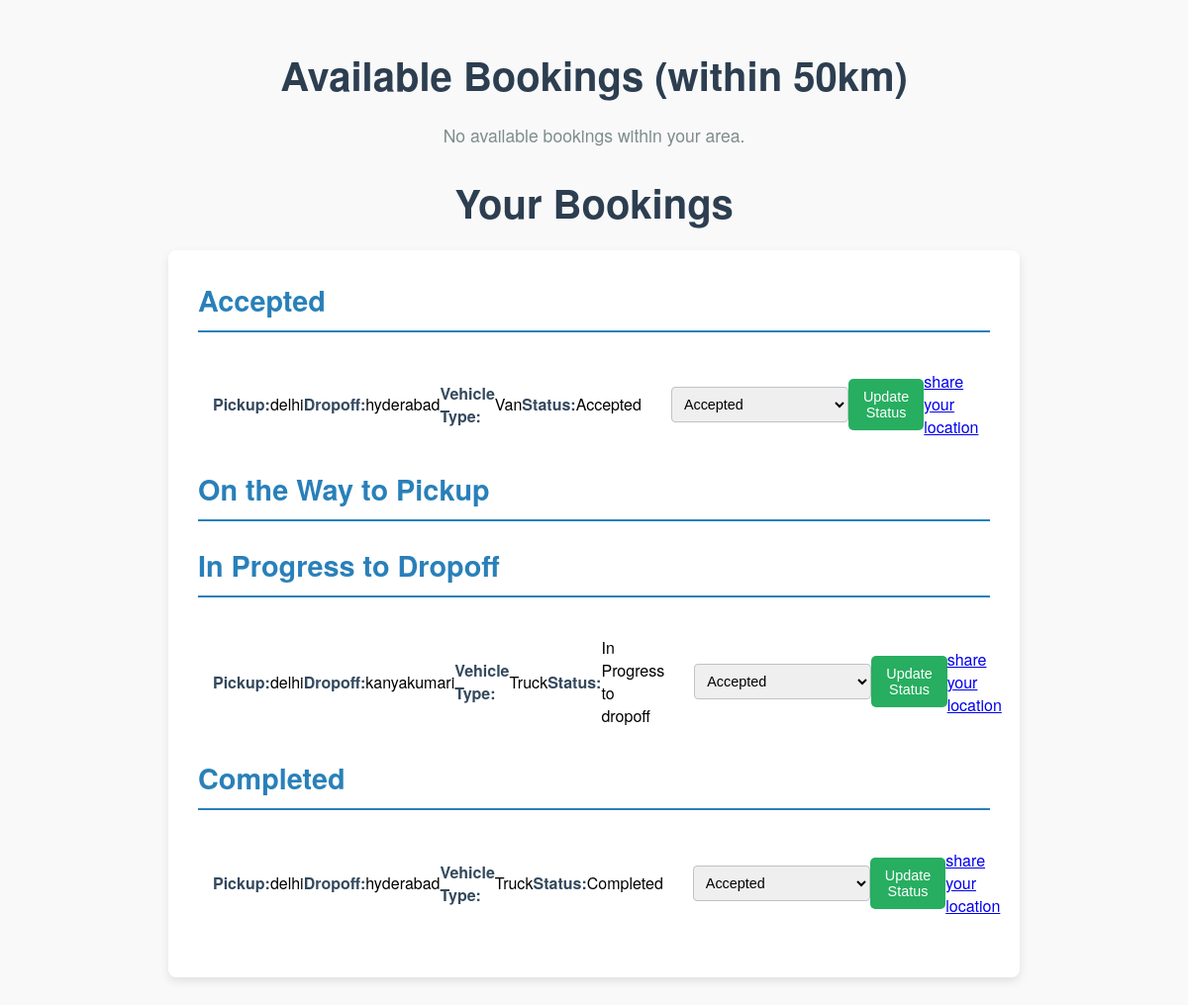
/driver/bookings/ (signed in), run on the app's committed database.
### customer/models.py (models this page shows, shortened)
class Booking(models.Model):
    STATUS_CHOICES = [
        ('pending', 'Pending'),
        ('accepted', 'Accepted'),
        ('on_the_way_to_pickup', 'On the Way to pickup'),
        ('in_progress_to_dropoff', 'In Progress to dropoff'),
        ('completed', 'Completed'),
    ]
    driver= models.ForeignKey(Driver, on_delete=models.CASCADE, null=True, blank=True)
    customer = models.ForeignKey(User, on_delete=models.CASCADE)
    pickup_location = models.CharField(max_length=255)
    dropoff_location = models.CharField(max_length=255)
    vehicle_type = models.CharField(max_length=50)
    date_created = models.DateTimeField(auto_now_add=True)
    estimated_cost= models.FloatField()
    status = models.CharField(max_length=50,choices=STATUS_CHOICES, default='Pending')
    scheduled_date = models.DateField()

### driver/views.py (the view, shortened to what this page needs)
# urls.py: path('bookings/', views.driver_booking_requests, name='driver_bookings'),
@login_required
def driver_booking_requests(request):
    try:
        driver = Driver.objects.get(user=request.user)
    except Driver.DoesNotExist:
        messages.error(request, "You are not registered as a driver.")
        return redirect('/driver/home')
    if driver.latitude is None or driver.longitude is None:
        messages.error(request, "Your current location is not set.")
        return redirect('/driver/home')
    driver_coords = (driver.latitude, driver.longitude)
    print(driver_coords)
    print('lll',driver_coords)
    all_bookings = Booking.objects.filter(status='pending')
    available_bookings = []
    print(all_bookings.count())
    for booking in all_bookings:
        print('jjj',booking.pickup_location)
        if isinstance(booking.pickup_location, str):
            try:
                booking_pickup_coords = get_coordinates_from_address(booking.pickup_location)
                print('jjj',booking_pickup_coords)
            except Exception as e:
                print(f"Error getting coordinates: {e}")
                continue  # Skip if there's an error in geocoding
        else:
            booking_pickup_coords = (booking.pickup_location.latitude, booking.pickup_location.longitude)
        if booking_pickup_coords:
            distance = geodesic(driver_coords, booking_pickup_coords).km
            if distance <= 50:
                available_bookings.append(booking)
    status_bookings = Booking.objects.filter(driver=driver).order_by('-date_created')
    print('jjj',available_bookings)
    return render(request, 'driver/home.html', {'bookings': available_bookings, 'status_bookings': status_bookings})

### driver/views.py (called while the page is built)
def get_coordinates_from_address(address):
    geolocator = MapBox(api_key='pk.eyJ1IjoiaGltYW5zaHAxNiIsImEiOiJjbTI2NHZqY2oweG1lMmlxd2lzMm1memNyIn0.-CSJEFoXoUPBrn54NI-zAw')
    location = geolocator.geocode(address)
    if location:
        return location.latitude, location.longitude
    else:
        return None

### driver/templates/driver/home.html (shortened to what this page needs)
<!DOCTYPE html>
<html lang="en">
    {% load static %}
<head>
</head>
<body>
    <h1>Available Bookings (within 50km)</h1>
    {% if bookings %}
        <div class="available-bookings">
            <h2>Pending Bookings</h2>
            <ul>
                {% for booking in bookings %}
                    <li>
                        <strong>Pickup:</strong> {{ booking.pickup_location }}
                        <strong>Dropoff:</strong> {{ booking.dropoff_location }}
                        <strong>Vehicle Type:</strong> {{ booking.vehicle_type }}
                        <form method="POST" action="/driver/bookings/">
                            {% csrf_token %}
                            <input type="hidden" name="booking_id" value="{{ booking.id }}">
                            <button type="submit">Accept Booking</button>
                        </form>
                    </li>
                {% endfor %}
            </ul>
        </div>
    {% else %}
        <p>No available bookings within your area.</p>
    {% endif %}
    <h1>Your Bookings</h1>
    <div class="status-bookings">
<h2>Accepted</h2>
<ul>
    {% for booking in status_bookings %}
        {% if booking.status == 'accepted' %}
            <li>
                <strong>Pickup:</strong> {{ booking.pickup_location }}
                <strong>Dropoff:</strong> {{ booking.dropoff_location }}
                <strong>Vehicle Type:</strong> {{ booking.vehicle_type }}
                <strong>Status:</strong> {{ booking.get_status_display }}
                <form method="POST" action="{% url 'change_booking_status' booking.id %}">
                    <select name="new_status">
                        <option value="accepted">Accepted</option>
                    </select>
                    <button type="submit">Update Status</button>
                </form>
                <a href="/driver/tracking/{{booking.id}}">share your location</a>
            </li>
        {% endif %}
    {% endfor %}
</ul>
        <h2>On the Way to Pickup</h2>
        <h2>In Progress to Dropoff</h2>
        <ul>
            {% for booking in status_bookings %}
                {% if booking.status == 'in_progress_to_dropoff' %}
                    <li>
                        <strong>Pickup:</strong> {{ booking.pickup_location }}
                        <strong>Dropoff:</strong> {{ booking.dropoff_location }}
                        <strong>Vehicle Type:</strong> {{ booking.vehicle_type }}
                        <strong>Status:</strong> {{ booking.get_status_display }}
                        <form method="POST" action="{% url 'change_booking_status' booking.id %}">
                            <select name="new_status">
                                <option value="accepted">Accepted</option>
                            </select>
                            <button type="submit">Update Status</button>
                        </form>
                        <a href="/driver/tracking/{{booking.id}}">share your location</a>
                    </li>
                {% endif %}
            {% endfor %}
        </ul>
        <h2>Completed</h2>
        <ul>
            {% for booking in status_bookings %}
                {% if booking.status == 'completed' %}
                    <li>
                        <strong>Pickup:</strong> {{ booking.pickup_location }}
                        <strong>Dropoff:</strong> {{ booking.dropoff_location }}
                        <strong>Vehicle Type:</strong> {{ booking.vehicle_type }}
                        <strong>Status:</strong> {{ booking.get_status_display }}
                        <form method="POST" action="{% url 'change_booking_status' booking.id %}">
                            <select name="new_status">
                                <option value="accepted">Accepted</option>
                            </select>
                            <button type="submit">Update Status</button>
                        </form>
                        <a href="/driver/tracking/{{booking.id}}">share your location</a>
                    </li>
                {% endif %}
            {% endfor %}
        </ul>
    </div>
</body>
</html>

### driver/templates/driver/home.html (style rules this page uses)
body { font-family: 'Helvetica Neue', Arial, sans-serif; margin: 0; padding: 20px; background-color: #f9f9f9; }
h1 { color: #2c3e50; text-align: center; margin-bottom: 20px; font-size: 2.5em; }
.available-bookings, .status-bookings { background: #fff; border-radius: 8px; padding: 30px; margin: 20px auto; max-width: 800px; box-shadow: 0 4px 10px rgba(0, 0, 0, 0.1); transition: box-shadow 0.3s; }
h2 { color: #2980b9; border-bottom: 2px solid #2980b9; padding-bottom: 10px; margin-top: 0; font-size: 1.8em; }
ul { list-style-type: none; padding: 0; }
li { padding: 15px; border-bottom: 1px solid #ecf0f1; display: flex; justify-content: space-between; align-items: center; transition: background-color 0.2s; }
li:last-child { border-bottom: none; }
strong { color: #34495e; }
form { margin-left: 20px; display: flex; align-items: center; }
button { background-color: #27ae60; color: white; border: none; padding: 10px 15px; border-radius: 5px; cursor: pointer; font-size: 0.9em; transition: background-color 0.3s, transform 0.2s; }
select { padding: 8px; border-radius: 4px; border: 1px solid #bdc3c7; font-size: 0.9em; margin-left: 10px; }
p { text-align: center; color: #7f8c8d; font-size: 1.1em; }

### data on the page
Booking: pickup_location "delhi", dropoff_location "hyderabad", vehicle_type "Van", status "Accepted"
Booking: pickup_location "delhi", dropoff_location "kanyakumari", vehicle_type "Truck", status "In Progress to dropoff"
Booking: pickup_location "delhi", dropoff_location "hyderabad", vehicle_type "Truck", status "Completed"
